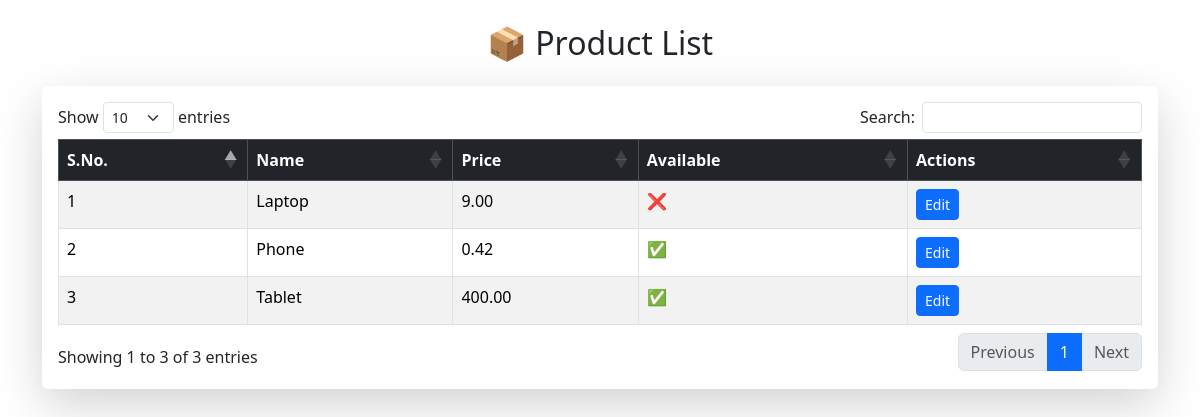
Before: / with the older database file.
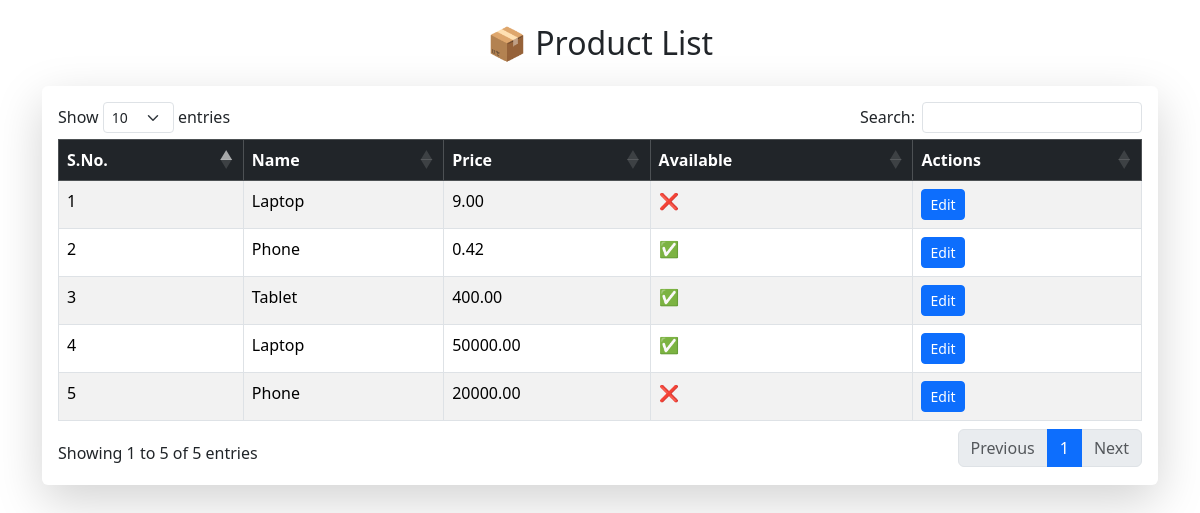
After: the same page with the newer database file.
### productsApp/models.py (models this page shows)
class Product(models.Model):
    PR_NAME = models.CharField(max_length=250)
    PR_PRICE = models.DecimalField(max_digits=10, decimal_places=2, default=0)
    PR_AVAILABLE = models.BooleanField(default=True)
    class Meta:
        db_table = 'product'

### productsApp/pages/views.py (the view)
# urls.py: path("", views.product_list, name="product_list"),
def product_list(request):
    products = Product.objects.all()
    csrf_token = get_token(request)
    return render(request, "productsApp/products/list.html", {"products": products, "csrf_token": csrf_token})

### templates/productsApp/products/list.html (shortened to what this page needs)
{% extends 'productsApp/layouts/base.html' %}
{% load static %}
{% block content %}
  <h2 class="mb-4 text-center">📦 Product List</h2>
  <div class="card shadow-lg border-0">
    <div class="card-body">
      <table id="products-table" class="table table-striped table-bordered">
        <thead class="table-dark">
          <tr>
            <th>S.No.</th>
            <th>Name</th>
            <th>Price</th>
            <th>Available</th>
            <th>Actions</th>
          </tr>
        </thead>
        <tbody>
          {% for product in products %}
          <tr data-id="{{ product.id }}">
            <td>{{ forloop.counter }}</td>
            <td class="PR_NAME">{{ product.PR_NAME }}</td>
            <td class="PR_PRICE">{{ product.PR_PRICE }}</td>
            <td class="PR_AVAILABLE">
              {% if product.PR_AVAILABLE %}
                ✅
              {% else %}
                ❌
              {% endif %}
            </td>
            <td>
              <button class="btn btn-sm btn-primary edit-btn">Edit</button>
            </td>
          </tr>
          {% endfor %}
        </tbody>
      </table>
    </div>
  </div>
{% endblock content %}

### templates/productsApp/layouts/base.html (shortened to what this page needs)
{% load static %}
<!DOCTYPE html>
<html lang="en">
<head>
  <link href="https://cdn.jsdelivr.net/npm/bootstrap@5.3.2/dist/css/bootstrap.min.css" rel="stylesheet">
  <link rel="stylesheet" href="https://cdn.datatables.net/1.13.6/css/dataTables.bootstrap5.min.css">
</head>
<body>
  <main class="container py-4">
    {% block content %}{% endblock content %}
  </main>
</body>
</html>

Changed rows visible on the page:
added Product: PR_NAME "Laptop", PR_PRICE "50000.00"
added Product: PR_NAME "Phone", PR_PRICE "20000.00"
Other visible differences:
text written by a page script: "Show entries Search: Showing 1 to 3 of 3 entries Previous 1 Next" → "Show entries Search: Showing 1 to 5 of 5 entries Previous 1 Next"
